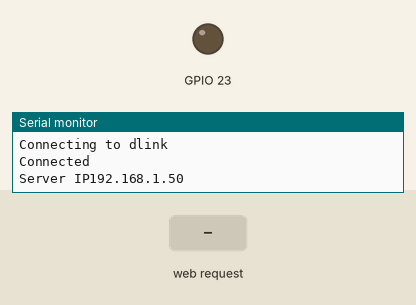
Simulated run of this sketch. Board: ESP32. On the bench: output pins drawn as LEDs (lit = HIGH), the last lines printed to the serial monitor. Inputs (shaded band) come from the test bench. WiFi joins after 1.5 s; servers stay silent unless stated.

Above: at 3.7 s.
3.8 s: HTTP request GET /lighton received
At 4.4 s:
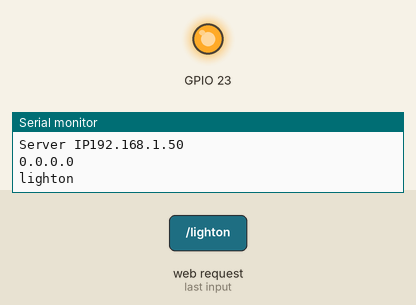
5.3 s: HTTP request GET /lightoff received
At 5.6 s:
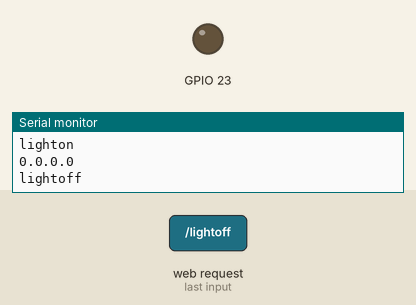
Timing chart, 0 to 8.3 s (numbered marks = the images above; inputs shaded):
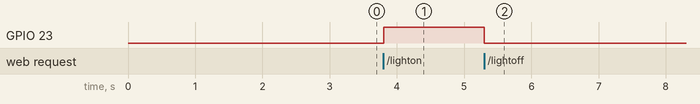

Measured:
- after the input at 3.8 s, GPIO 23: LOW → HIGH at once
- after the input at 5.3 s, GPIO 23: HIGH → LOW at once

The sketch:

sketch_jul09a_LED_off_on_2nd_one_.ino
```cpp
//LED off/on 2nd method
#include <WiFi.h>

String  Client_Request;
WiFiServer server(80);

void setup()
{
  Client_Request = "";

Serial.begin(9600);
pinMode(23, OUTPUT);
  WiFi.disconnect();
  delay(1000);
   WiFi.begin("dlink","");
  Serial.println("Connecting to dlink");
  while ((!(WiFi.status() == WL_CONNECTED))){
    delay(300);
    Serial.print("");

  }
  Serial.println("Connected");
  Serial.print("Server IP");
  Serial.println((WiFi.localIP().toString()));
  server.begin();

}


void loop()
{

    WiFiClient client = server.available();
    if (!client) { return; }
    while(!client.available()){  delay(1); }
    Client_Request = (client.readStringUntil('\r'));
    Client_Request.remove(0, 5);
    Client_Request.remove(Client_Request.length()-9,9);
    Serial.println((client.remoteIP()));
    Serial.println(Client_Request);
    if (Client_Request == "lighton") {
      digitalWrite(23,HIGH);
      client.println("HTTP/1.1 200 OK");
      client.println("Content-Type: text/html");
      client.println("");
      client.println("<!DOCTYPE HTML>");
      client.println("<html>");
      client.println("OK light on");
      client.println("</html>");

      delay(1);

    } else if (Client_Request == "lightoff") {
      digitalWrite(23,LOW);
      client.println("HTTP/1.1 200 OK");
      client.println("Content-Type: text/html");
      client.println("");
      client.println("<!DOCTYPE HTML>");
      client.println("<html>");
      client.println("OK light off");
      client.println("</html>");

      delay(1);
    }
    client.flush();

}
```
